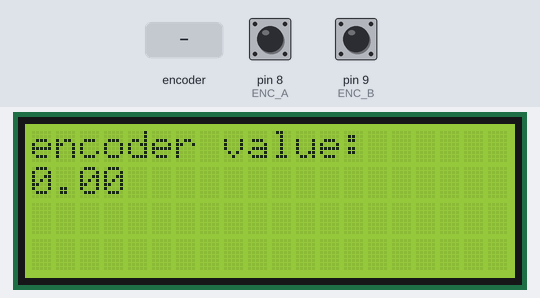
The sketch below on a simulated Arduino Uno, built with avr-gcc and run on an emulated ATmega328P. Parts: 20×4 character LCD. The test bench sets the inputs (shaded band); at power-on: pin 8 (ENC_A) HIGH, pin 9 (ENC_B) HIGH. What the sketch prints to the serial monitor is not drawn.

Above: at 1.2 s.
1.3 s: rotary encoder on pin 8 (ENC_A) / pin 9 (ENC_B) turned 3 steps (first pin leading)
At 2.7 s:
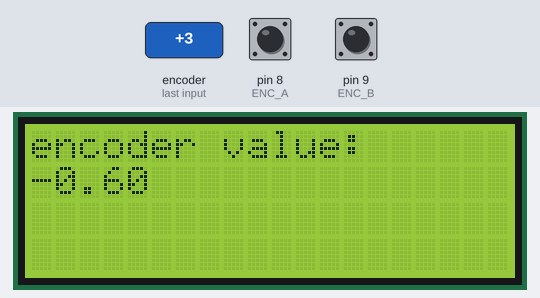
3.4 s: rotary encoder on pin 8 (ENC_A) / pin 9 (ENC_B) turned 1 step (first pin leading)
5.1 s: rotary encoder on pin 8 (ENC_A) / pin 9 (ENC_B) turned 1 step (first pin leading)
At 6.4 s:
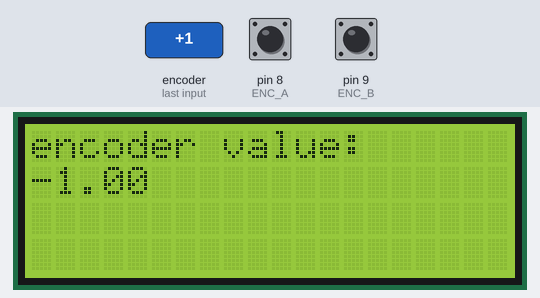
6.8 s: rotary encoder on pin 8 (ENC_A) / pin 9 (ENC_B) turned 1 step (first pin leading)
Timing chart, 0 to 9.5 s (numbered marks = the images above; inputs shaded):
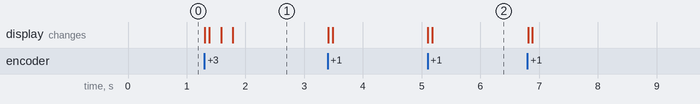

The sketch:

cutstop.ino
```cpp
#include <Wire.h>
#include <LiquidCrystal_I2C.h>
#include "Configuration.h"
#include <ArduinoJson.h>

float set_point = 0;
float set_point_last = 0;
byte set_point_buffer[4];
float multiplier = .1;
int cursorPosition[2];


LiquidCrystal_I2C lcd(0x27,20,4);  // set the LCD address to 0x27 for a 16 chars and 4 line display

void setup() {
  pinMode(ENC_A, INPUT);
  digitalWrite(ENC_A, HIGH);
  pinMode(ENC_B, INPUT);
  digitalWrite(ENC_B, HIGH);

  lcd.init();  //initialize the lcd
  lcd.backlight();  //open the backlight

  lcd.setCursor(0, 0);            // go to the top left corner
  lcd.print("encoder value: ");
  cursorPosition[0] = 0;
  cursorPosition[1] = 1;
  lcd.setCursor(cursorPosition[0], cursorPosition[1]);

  Serial.begin (115200);
  //Serial.println("Start");

  StaticJsonBuffer <200> json_buffer;
  JsonObject& root = json_buffer.createObject();

}

void loop() {

  set_point += (multiplier * read_encoder())/2;

  if (set_point != set_point_last) {
    float_2_bytes(set_point, &set_point_buffer[0]);
    Serial.write(0x3C); // begin tranmission with '<'
    Serial.write(0x72); // character r enables set point
    Serial.write(0x2C);
    for (int i = 0; i < 4; i++) {
      Serial.write(set_point_buffer[i]);
    }
    Serial.write(0x3E); // end tranmission with '>'
  }
//  if (set_point != set_point_last) {
//    float_2_bytes(set_point, &set_point_buffer[0]);
//    Serial.print(0x3C, HEX); // begin tranmission with '<'
//    Serial.print(0x72, HEX); // character r enables set point
//    for (int i = 0; i < 4; i++) {
//      Serial.print(set_point_buffer[i], HEX);
//    }
//    Serial.println(0x3E, HEX); // end tranmission with '>'
//  }
  set_point_last = set_point;

  update_display();

}

int8_t read_encoder() {
  static int8_t enc_states_LUT[] = {0,-1,1,0,1,0,0,-1,-1,0,0,1,0,1,-1,0};
  static uint8_t old_AB = 0;

  old_AB <<= 2;                   //remember previous state
  old_AB |= ( ENC_PORT & 0x03 );  //add current state
  return (enc_states_LUT[( old_AB & 0x0f )]);

}

void update_display() {

    lcd.setCursor(cursorPosition[0], cursorPosition[1]);
    lcd.print(set_point);
}

void float_2_bytes(float val, byte *bytes_array){

  // Create union of shared memory space
  union {
    float float_variable;
    byte temp_array[4];
  } u;

  // Overwrite bytes of union with float variable
  u.float_variable = val;

  // Assign bytes to input array
  memcpy(bytes_array, u.temp_array, 4);
}

float bytes_2_float(byte *bytes_array){

  // Create union of shared memory space
  union {
    float float_variable;
    byte temp_array[4];
  } u;

  // Overwrite bytes of union with float variable
  memcpy(u.temp_array, bytes_array, 4);

  // Assign bytes to input array
  return u.float_variable;
}
```

Configuration.h
```cpp
#define ENC_A 8
#define ENC_B 9
#define ENC_PORT PINB
```

Measured:
- after the input at 1.3 s, the display: first changes at once (image 1 shows a later state)
- after the input at 5.1 s, the display: first changes at once (image 2 shows a later state)
